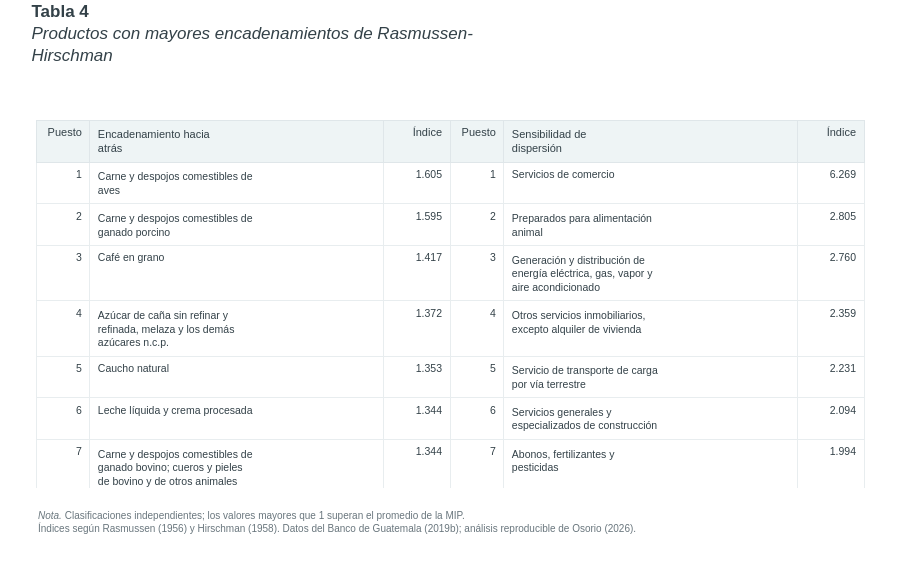

This figure's notebook cell:
### Code cell
#@title { display-mode: "form" }
ranking_atras = (
    indicadores.nlargest(8, "encadenamiento_atras_normalizado")
    .sort_values(["encadenamiento_atras_normalizado", "producto"], ascending=[False, True], kind="mergesort")
)
ranking_adelante = (
    indicadores.nlargest(8, "indice_dispersion_adelante_rh_normalizado")
    .sort_values(["indice_dispersion_adelante_rh_normalizado", "producto"], ascending=[False, True], kind="mergesort")
)
mostrar_tabla_rankings(ranking_atras, ranking_adelante)

### Figure 1 — Plotly figure (JSON) as saved in the notebook; plotly's stock layout.template omitted (floating-point values rounded to 4 significant figures)
{"data": [{"cells": {"align": ["right", "left", "right", "right", "left", "right"], "fill": {"color": "white"}, "font": {"color": "#334148", "size": 10.5}, "height": 40, "line": {"color": "#e8edef"}, "values": [[1, 2, 3, 4, 5, 6, 7, 8], ["Carne y despojos comestibles de<br>aves", "Carne y despojos comestibles de<br>ganado porcino", "Café en grano", "Azúcar de caña sin refinar y<br>refinada, melaza y los demás<br>azúcares n.c.p.", "Caucho natural", "Leche líquida y crema procesada", "Carne y despojos comestibles de<br>ganado bovino; cueros y pieles<br>de bovino y de otros animales", "Aves de corral"], ["1.605", "1.595", "1.417", "1.372", "1.353", "1.344", "1.344", "1.337"], [1, 2, 3, 4, 5, 6, 7, 8], ["Servicios de comercio", "Preparados para alimentación<br>animal", "Generación y distribución de<br>energía eléctrica, gas, vapor y<br>aire acondicionado", "Otros servicios inmobiliarios,<br>excepto alquiler de vivienda", "Servicio de transporte de carga<br>por vía terrestre", "Servicios generales y<br>especializados de construcción", "Abonos, fertilizantes y<br>pesticidas", "Servicios  de agencias de empleo<br>y de dotación de recursos<br>humanos"], ["6.269", "2.805", "2.760", "2.359", "2.231", "2.094", "1.994", "1.977"]]}, "columnwidth": [0.65, 3.55, 0.8, 0.65, 3.55, 0.8], "header": {"align": ["right", "left", "right", "right", "left", "right"], "fill": {"color": "#eef4f5"}, "font": {"color": "#334148", "size": 11}, "height": 40, "line": {"color": "#dfe6e9"}, "values": ["Puesto", "Encadenamiento hacia<br>atrás", "Índice", "Puesto", "Sensibilidad de<br>dispersión", "Índice"]}, "type": "table"}], "layout": {"annotations": [{"align": "left", "font": {"color": "#69767d", "size": 10}, "showarrow": false, "text": "<i>Nota.</i> Clasificaciones independientes; los valores mayores que 1 superan el promedio de la MIP.<br>Índices según Rasmussen (1956) y Hirschman (1958). Datos del Banco de Guatemala (2019b); análisis reproducible de Osorio (2026).", "x": 0, "xanchor": "left", "xref": "paper", "xshift": 0, "y": -0.055, "yanchor": "top", "yref": "paper"}], "autosize": false, "font": {"color": "#334148", "family": "Arial, sans-serif", "size": 12}, "height": 574, "hoverlabel": {"bgcolor": "white", "font": {"family": "Arial", "size": 12}}, "margin": {"b": 86, "l": 36, "r": 36, "t": 120}, "paper_bgcolor": "white", "plot_bgcolor": "white", "title": {"automargin": false, "font": {"size": 17}, "pad": {"b": 8}, "text": "<b>Tabla 4</b><br><i>Productos con mayores encadenamientos de Rasmussen-<br>Hirschman</i>", "x": 0.035, "xanchor": "left", "xref": "container", "y": 0.97, "yanchor": "top", "yref": "container"}, "width": 900}}
